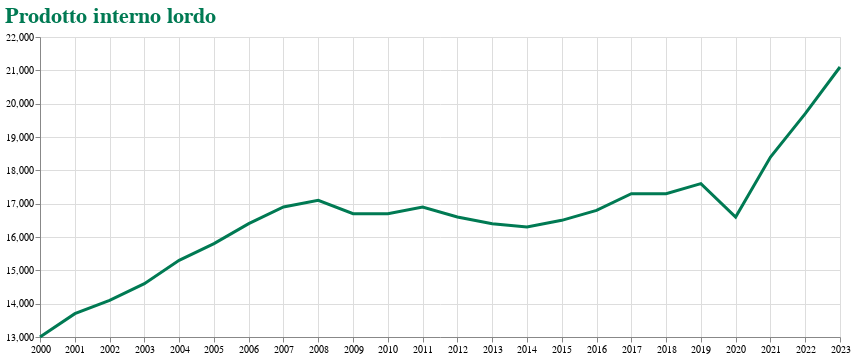

The notebook cell saved with this chart:
### Code cell
chart = Chart(df1[df1.value.notna()]).mark_line(
    color='#007A53',strokeWidth=3
).encode(
    x=alt.X('period:T', title=None, axis=alt.Axis(labelFlush=False)),
    y=alt.Y('value:Q', scale=alt.Scale(zero=False), title=None),
    tooltip=['period:T', 'value:Q']
).properties(
    width=800, height=300, title='Prodotto interno lordo' 
).configure_title(
    font='Calibri',fontSize=22,anchor='start',     # allinea a sinistra ('start'), centro ('middle'), destra ('end')
    color='#007a53'
)
chart

### Figure 1 — Vega-Lite specification as saved in the notebook (floating-point values rounded to 4 significant figures)
{"config": {"view": {"continuousWidth": 300, "continuousHeight": 300}, "title": {"anchor": "start", "color": "#007a53", "font": "Calibri", "fontSize": 22}}, "data": {"name": "data-d023fcfaedc1c18cc42cd0661b120413"}, "mark": {"type": "line", "color": "#007A53", "strokeWidth": 3}, "encoding": {"tooltip": [{"field": "period", "type": "temporal"}, {"field": "value", "type": "quantitative"}], "x": {"axis": {"labelFlush": false}, "field": "period", "title": null, "type": "temporal"}, "y": {"field": "value", "scale": {"zero": false}, "title": null, "type": "quantitative"}}, "height": 300, "title": "Prodotto interno lordo", "width": 800, "$schema": "https://vega.github.io/schema/vega-lite/v5.20.1.json", "datasets": {"data-d023fcfaedc1c18cc42cd0661b120413": [{"@frequency": "annual", "provider_code": "Eurostat", "dataset_code": "NAMA_10R_3GDP", "dataset_name": "Gross domestic product (GDP) at current market prices by NUTS 3 region", "series_code": "A.EUR_HAB.ITF6", "series_name": "Annual – Euro per inhabitant – Calabria", "original_period": "2000", "period": "2000-01-01T00:00:00", "original_value": 13000.0, "value": 13000.0, "freq": "A", "unit": "EUR_HAB", "geo": "ITF6", "Time frequency": "Annual", "Unit of measure": "Euro per inhabitant", "Geopolitical entity (reporting)": "Calabria"}, {"@frequency": "annual", "provider_code": "Eurostat", "dataset_code": "NAMA_10R_3GDP", "dataset_name": "Gross domestic product (GDP) at current market prices by NUTS 3 region", "series_code": "A.EUR_HAB.ITF6", "series_name": "Annual – Euro per inhabitant – Calabria", "original_period": "2001", "period": "2001-01-01T00:00:00", "original_value": 13700.0, "value": 13700.0, "freq": "A", "unit": "EUR_HAB", "geo": "ITF6", "Time frequency": "Annual", "Unit of measure": "Euro per inhabitant", "Geopolitical entity (reporting)": "Calabria"}, {"@frequency": "annual", "provider_code": "Eurostat", "dataset_code": "NAMA_10R_3GDP", "dataset_name": "Gross domestic product (GDP) at current market prices by NUTS 3 region", "series_code": "A.EUR_HAB.ITF6", "series_name": "Annual – Euro per inhabitant – Calabria", "original_period": "2002", "period": "2002-01-01T00:00:00", "original_value": 14100.0, "value": 14100.0, "freq": "A", "unit": "EUR_HAB", "geo": "ITF6", "Time frequency": "Annual", "Unit of measure": "Euro per inhabitant", "Geopolitical entity (reporting)": "Calabria"}, {"@frequency": "annual", "provider_code": "Eurostat", "dataset_code": "NAMA_10R_3GDP", "dataset_name": "Gross domestic product (GDP) at current market prices by NUTS 3 region", "series_code": "A.EUR_HAB.ITF6", "series_name": "Annual – Euro per inhabitant – Calabria", "original_period": "2003", "period": "2003-01-01T00:00:00", "original_value": 14600.0, "value": 14600.0, "freq": "A", "unit": "EUR_HAB", "geo": "ITF6", "Time frequency": "Annual", "Unit of measure": "Euro per inhabitant", "Geopolitical entity (reporting)": "Calabria"}, {"@frequency": "annual", "provider_code": "Eurostat", "dataset_code": "NAMA_10R_3GDP", "dataset_name": "Gross domestic product (GDP) at current market prices by NUTS 3 region", "series_code": "A.EUR_HAB.ITF6", "series_name": "Annual – Euro per inhabitant – Calabria", "original_period": "2004", "period": "2004-01-01T00:00:00", "original_value": 15300.0, "value": 15300.0, "freq": "A", "unit": "EUR_HAB", "geo": "ITF6", "Time frequency": "Annual", "Unit of measure": "Euro per inhabitant", "Geopolitical entity (reporting)": "Calabria"}, {"@frequency": "annual", "provider_code": "Eurostat", "dataset_code": "NAMA_10R_3GDP", "dataset_name": "Gross domestic product (GDP) at current market prices by NUTS 3 region", "series_code": "A.EUR_HAB.ITF6", "series_name": "Annual – Euro per inhabitant – Calabria", "original_period": "2005", "period": "2005-01-01T00:00:00", "original_value": 15800.0, "value": 15800.0, "freq": "A", "unit": "EUR_HAB", "geo": "ITF6", "Time frequency": "Annual", "Unit of measure": "Euro per inhabitant", "Geopolitical entity (reporting)": "Calabria"}, {"@frequency": "annual", "provider_code": "Eurostat", "dataset_code": "NAMA_10R_3GDP", "dataset_name": "Gross domestic product (GDP) at current market prices by NUTS 3 region", "series_code": "A.EUR_HAB.ITF6", "series_name": "Annual – Euro per inhabitant – Calabria", "original_period": "2006", "period": "2006-01-01T00:00:00", "original_value": 16400.0, "value": 16400.0, "freq": "A", "unit": "EUR_HAB", "geo": "ITF6", "Time frequency": "Annual", "Unit of measure": "Euro per inhabitant", "Geopolitical entity (reporting)": "Calabria"}, {"@frequency": "annual", "provider_code": "Eurostat", "dataset_code": "NAMA_10R_3GDP", "dataset_name": "Gross domestic product (GDP) at current market prices by NUTS 3 region", "series_code": "A.EUR_HAB.ITF6", "series_name": "Annual – Euro per inhabitant – Calabria", "original_period": "2007", "period": "2007-01-01T00:00:00", "original_value": 16900.0, "value": 16900.0, "freq": "A", "unit": "EUR_HAB", "geo": "ITF6", "Time frequency": "Annual", "Unit of measure": "Euro per inhabitant", "Geopolitical entity (reporting)": "Calabria"}, {"@frequency": "annual", "provider_code": "Eurostat", "dataset_code": "NAMA_10R_3GDP", "dataset_name": "Gross domestic product (GDP) at current market prices by NUTS 3 region", "series_code": "A.EUR_HAB.ITF6", "series_name": "Annual – Euro per inhabitant – Calabria", "original_period": "2008", "period": "2008-01-01T00:00:00", "original_value": 17100.0, "value": 17100.0, "freq": "A", "unit": "EUR_HAB", "geo": "ITF6", "Time frequency": "Annual", "Unit of measure": "Euro per inhabitant", "Geopolitical entity (reporting)": "Calabria"}, {"@frequency": "annual", "provider_code": "Eurostat", "dataset_code": "NAMA_10R_3GDP", "dataset_name": "Gross domestic product (GDP) at current market prices by NUTS 3 region", "series_code": "A.EUR_HAB.ITF6", "series_name": "Annual – Euro per inhabitant – Calabria", "original_period": "2009", "period": "2009-01-01T00:00:00", "original_value": 16700.0, "value": 16700.0, "freq": "A", "unit": "EUR_HAB", "geo": "ITF6", "Time frequency": "Annual", "Unit of measure": "Euro per inhabitant", "Geopolitical entity (reporting)": "Calabria"}, {"@frequency": "annual", "provider_code": "Eurostat", "dataset_code": "NAMA_10R_3GDP", "dataset_name": "Gross domestic product (GDP) at current market prices by NUTS 3 region", "series_code": "A.EUR_HAB.ITF6", "series_name": "Annual – Euro per inhabitant – Calabria", "original_period": "2010", "period": "2010-01-01T00:00:00", "original_value": 16700.0, "value": 16700.0, "freq": "A", "unit": "EUR_HAB", "geo": "ITF6", "Time frequency": "Annual", "Unit of measure": "Euro per inhabitant", "Geopolitical entity (reporting)": "Calabria"}, {"@frequency": "annual", "provider_code": "Eurostat", "dataset_code": "NAMA_10R_3GDP", "dataset_name": "Gross domestic product (GDP) at current market prices by NUTS 3 region", "series_code": "A.EUR_HAB.ITF6", "series_name": "Annual – Euro per inhabitant – Calabria", "original_period": "2011", "period": "2011-01-01T00:00:00", "original_value": 16900.0, "value": 16900.0, "freq": "A", "unit": "EUR_HAB", "geo": "ITF6", "Time frequency": "Annual", "Unit of measure": "Euro per inhabitant", "Geopolitical entity (reporting)": "Calabria"}, {"@frequency": "annual", "provider_code": "Eurostat", "dataset_code": "NAMA_10R_3GDP", "dataset_name": "Gross domestic product (GDP) at current market prices by NUTS 3 region", "series_code": "A.EUR_HAB.ITF6", "series_name": "Annual – Euro per inhabitant – Calabria", "original_period": "2012", "period": "2012-01-01T00:00:00", "original_value": 16600.0, "value": 16600.0, "freq": "A", "unit": "EUR_HAB", "geo": "ITF6", "Time frequency": "Annual", "Unit of measure": "Euro per inhabitant", "Geopolitical entity (reporting)": "Calabria"}, {"@frequency": "annual", "provider_code": "Eurostat", "dataset_code": "NAMA_10R_3GDP", "dataset_name": "Gross domestic product (GDP) at current market prices by NUTS 3 region", "series_code": "A.EUR_HAB.ITF6", "series_name": "Annual – Euro per inhabitant – Calabria", "original_period": "2013", "period": "2013-01-01T00:00:00", "original_value": 16400.0, "value": 16400.0, "freq": "A", "unit": "EUR_HAB", "geo": "ITF6", "Time frequency": "Annual", "Unit of measure": "Euro per inhabitant", "Geopolitical entity (reporting)": "Calabria"}, {"@frequency": "annual", "provider_code": "Eurostat", "dataset_code": "NAMA_10R_3GDP", "dataset_name": "Gross domestic product (GDP) at current market prices by NUTS 3 region", "series_code": "A.EUR_HAB.ITF6", "series_name": "Annual – Euro per inhabitant – Calabria", "original_period": "2014", "period": "2014-01-01T00:00:00", "original_value": 16300.0, "value": 16300.0, "freq": "A", "unit": "EUR_HAB", "geo": "ITF6", "Time frequency": "Annual", "Unit of measure": "Euro per inhabitant", "Geopolitical entity (reporting)": "Calabria"}, {"@frequency": "annual", "provider_code": "Eurostat", "dataset_code": "NAMA_10R_3GDP", "dataset_name": "Gross domestic product (GDP) at current market prices by NUTS 3 region", "series_code": "A.EUR_HAB.ITF6", "series_name": "Annual – Euro per inhabitant – Calabria", "original_period": "2015", "period": "2015-01-01T00:00:00", "original_value": 16500.0, "value": 16500.0, "freq": "A", "unit": "EUR_HAB", "geo": "ITF6", "Time frequency": "Annual", "Unit of measure": "Euro per inhabitant", "Geopolitical entity (reporting)": "Calabria"}, {"@frequency": "annual", "provider_code": "Eurostat", "dataset_code": "NAMA_10R_3GDP", "dataset_name": "Gross domestic product (GDP) at current market prices by NUTS 3 region", "series_code": "A.EUR_HAB.ITF6", "series_name": "Annual – Euro per inhabitant – Calabria", "original_period": "2016", "period": "2016-01-01T00:00:00", "original_value": 16800.0, "value": 16800.0, "freq": "A", "unit": "EUR_HAB", "geo": "ITF6", "Time frequency": "Annual", "Unit of measure": "Euro per inhabitant", "Geopolitical entity (reporting)": "Calabria"}, {"@frequency": "annual", "provider_code": "Eurostat", "dataset_code": "NAMA_10R_3GDP", "dataset_name": "Gross domestic product (GDP) at current market prices by NUTS 3 region", "series_code": "A.EUR_HAB.ITF6", "series_name": "Annual – Euro per inhabitant – Calabria", "original_period": "2017", "period": "2017-01-01T00:00:00", "original_value": 17300.0, "value": 17300.0, "freq": "A", "unit": "EUR_HAB", "geo": "ITF6", "Time frequency": "Annual", "Unit of measure": "Euro per inhabitant", "Geopolitical entity (reporting)": "Calabria"}, {"@frequency": "annual", "provider_code": "Eurostat", "dataset_code": "NAMA_10R_3GDP", "dataset_name": "Gross domestic product (GDP) at current market prices by NUTS 3 region", "series_code": "A.EUR_HAB.ITF6", "series_name": "Annual – Euro per inhabitant – Calabria", "original_period": "2018", "period": "2018-01-01T00:00:00", "original_value": 17300.0, "value": 17300.0, "freq": "A", "unit": "EUR_HAB", "geo": "ITF6", "Time frequency": "Annual", "Unit of measure": "Euro per inhabitant", "Geopolitical entity (reporting)": "Calabria"}, {"@frequency": "annual", "provider_code": "Eurostat", "dataset_code": "NAMA_10R_3GDP", "dataset_name": "Gross domestic product (GDP) at current market prices by NUTS 3 region", "series_code": "A.EUR_HAB.ITF6", "series_name": "Annual – Euro per inhabitant – Calabria", "original_period": "2019", "period": "2019-01-01T00:00:00", "original_value": 17600.0, "value": 17600.0, "freq": "A", "unit": "EUR_HAB", "geo": "ITF6", "Time frequency": "Annual", "Unit of measure": "Euro per inhabitant", "Geopolitical entity (reporting)": "Calabria"}, {"@frequency": "annual", "provider_code": "Eurostat", "dataset_code": "NAMA_10R_3GDP", "dataset_name": "Gross domestic product (GDP) at current market prices by NUTS 3 region", "series_code": "A.EUR_HAB.ITF6", "series_name": "Annual – Euro per inhabitant – Calabria", "original_period": "2020", "period": "2020-01-01T00:00:00", "original_value": 16600.0, "value": 16600.0, "freq": "A", "unit": "EUR_HAB", "geo": "ITF6", "Time frequency": "Annual", "Unit of measure": "Euro per inhabitant", "Geopolitical entity (reporting)": "Calabria"}, {"@frequency": "annual", "provider_code": "Eurostat", "dataset_code": "NAMA_10R_3GDP", "dataset_name": "Gross domestic product (GDP) at current market prices by NUTS 3 region", "series_code": "A.EUR_HAB.ITF6", "series_name": "Annual – Euro per inhabitant – Calabria", "original_period": "2021", "period": "2021-01-01T00:00:00", "original_value": 18400.0, "value": 18400.0, "freq": "A", "unit": "EUR_HAB", "geo": "ITF6", "Time frequency": "Annual", "Unit of measure": "Euro per inhabitant", "Geopolitical entity (reporting)": "Calabria"}, {"@frequency": "annual", "provider_code": "Eurostat", "dataset_code": "NAMA_10R_3GDP", "dataset_name": "Gross domestic product (GDP) at current market prices by NUTS 3 region", "series_code": "A.EUR_HAB.ITF6", "series_name": "Annual – Euro per inhabitant – Calabria", "original_period": "2022", "period": "2022-01-01T00:00:00", "original_value": 19700.0, "value": 19700.0, "freq": "A", "unit": "EUR_HAB", "geo": "ITF6", "Time frequency": "Annual", "Unit of measure": "Euro per inhabitant", "Geopolitical entity (reporting)": "Calabria"}, {"@frequency": "annual", "provider_code": "Eurostat", "dataset_code": "NAMA_10R_3GDP", "dataset_name": "Gross domestic product (GDP) at current market prices by NUTS 3 region", "series_code": "A.EUR_HAB.ITF6", "series_name": "Annual – Euro per inhabitant – Calabria", "original_period": "2023", "period": "2023-01-01T00:00:00", "original_value": 21100.0, "value": 21100.0, "freq": "A", "unit": "EUR_HAB", "geo": "ITF6", "Time frequency": "Annual", "Unit of measure": "Euro per inhabitant", "Geopolitical entity (reporting)": "Calabria"}]}}
